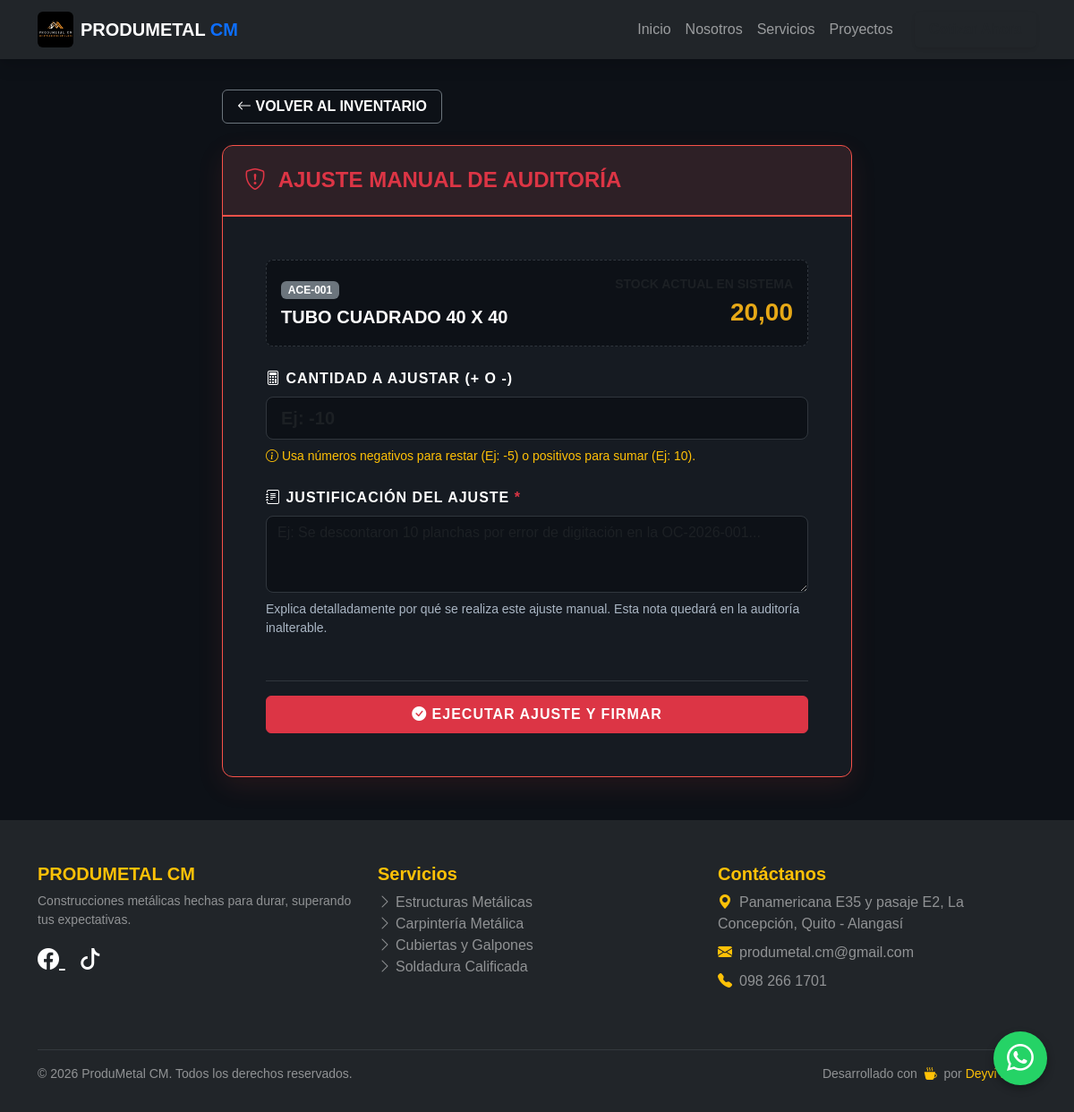
The page /erp/inventario/ajustar/1/ (signed in) on the database as committed earlier.
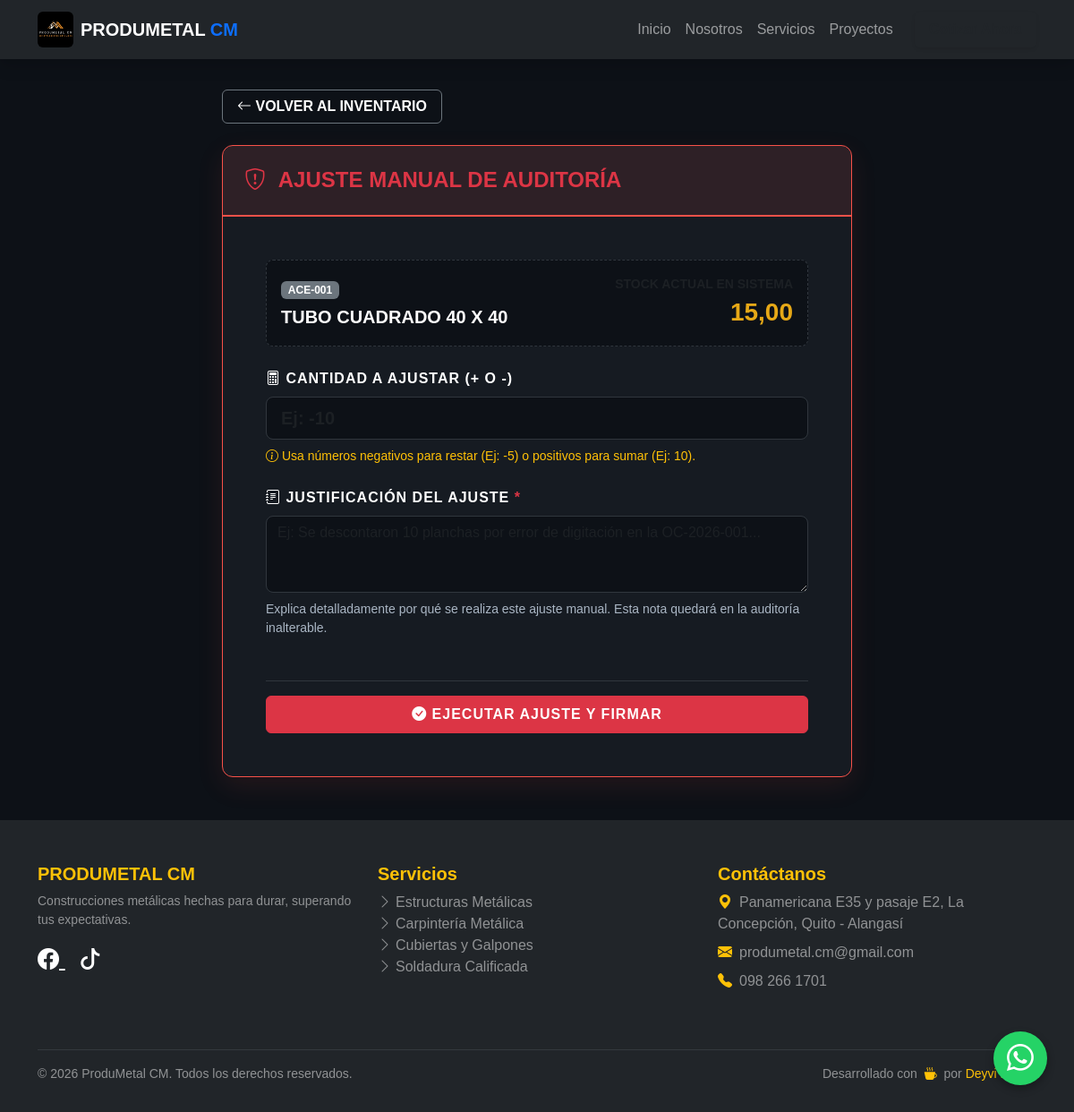
The same page on the database as committed later.
### web/models.py (models this page shows, shortened)
class Material(models.Model):
    TIPO_CATEGORIA = [
        ('MATERIAL', 'Material Estructural / Acero'),
        ('CONSUMIBLE', 'Consumible / Herramienta Menor'),
    ]
    sku = models.CharField(max_length=50, unique=True, verbose_name="Código/SKU")
    nombre = models.CharField(max_length=200)
    tipo = models.CharField(max_length=20, choices=TIPO_CATEGORIA, default='MATERIAL') # <-- NUEVO FILTRO
    descripcion = models.TextField(blank=True, null=True)
    stock_actual = models.DecimalField(max_digits=10, decimal_places=2, default=0.00)
    stock_minimo = models.DecimalField(max_digits=10, decimal_places=2, default=5.00, help_text="Umbral para alertas")
    ubicacion = models.CharField(max_length=100, help_text="Ej. Pasillo A, Estante 3")
    is_active = models.BooleanField(default=True)
    class Meta:
        verbose_name_plural = "Inventario (Materiales y Consumibles)"

### web/views.py (the view)
# urls.py: path('erp/inventario/ajustar/<int:material_id>/', views.realizar_ajuste, name='realizar_ajuste'),
@login_required(login_url='login')
@user_passes_test(es_admin, login_url='dashboard_erp')
def realizar_ajuste(request, material_id):
    material = get_object_or_404(Material, id=material_id)
    if request.method == 'POST':
        form = AjusteInventarioForm(request.POST)
        if form.is_valid():
            cantidad_ajuste = form.cleaned_data['cantidad_ajuste']
            observaciones = form.cleaned_data['observaciones']
            with transaction.atomic():
                material.stock_actual += cantidad_ajuste
                material.save()
                MovimientoInventario.objects.create(
                    material=material, tipo='AJUSTE', cantidad=cantidad_ajuste,
                    responsable=request.user, observaciones=observaciones
                )
            messages.success(request, f'¡Ajuste de {cantidad_ajuste} aplicado a {material.sku}!')
            return redirect('inventario_actual')
    else:
        form = AjusteInventarioForm()
    return render(request, 'web/erp/ajustar_inventario.html', {
        'form': form, 'material': material, 'rol': 'Administrador'
    })

### web/forms.py
class AjusteInventarioForm(forms.Form):
    cantidad_ajuste = forms.DecimalField(
        max_digits=10, decimal_places=2,
        label="Cantidad a Ajustar (+ o -)",
        help_text="Usa números negativos para restar (Ej: -5) o positivos para sumar (Ej: 10).",
        widget=forms.NumberInput(attrs={'class': 'form-control form-control-lg fw-bold', 'placeholder': 'Ej: -10'})
    )
    observaciones = forms.CharField(
        widget=forms.Textarea(attrs={'class': 'form-control', 'rows': 3, 'placeholder': 'Ej: Se descontaron 10 planchas por error de digitación en la OC-2026-001...'}),
        label="Justificación del Ajuste",
        required=True, # ¡ESTO ES CLAVE! No pueden hacer un ajuste sin explicar por qué
        help_text="Explica detalladamente por qué se realiza este ajuste manual. Esta nota quedará en la auditoría inalterable."
    )

### web/views.py (called while the page is built)
def es_admin(user):
    return user.is_superuser

### web/templates/web/erp/ajustar_inventario.html (shortened to what this page needs)
{% extends 'web/base.html' %}
{% load static %}
{% block content %}
<div class="container-fluid px-3 px-xl-5 erp-container mb-5">
    <div class="d-flex align-items-center gap-3 mb-4">
        <a href="{% url 'inventario_actual' %}" class="btn btn-outline-secondary btn-minimal text-white px-3" style="font-family: var(--font-display); font-weight: 700; text-transform: uppercase;">
            <i class="bi bi-arrow-left"></i> Volver al Inventario
        </a>
    </div>
    <div class="card card-ajuste">
        <div class="card-header-ajuste">
            <h4 class="mb-0 text-danger" style="font-family: var(--font-display); font-weight: 800; text-transform: uppercase;">
                <i class="bi bi-shield-exclamation me-2"></i> Ajuste Manual de Auditoría
            </h4>
        </div>
        <div class="card-body p-4 p-md-5">
            <div class="info-material">
                <div>
                    <span class="badge bg-secondary mb-2">{{ material.sku }}</span>
                    <h5 class="fw-bold mb-0 text-white">{{ material.nombre }}</h5>
                </div>
                <div class="text-end">
                    <div class="text-muted small text-uppercase fw-bold">Stock Actual en Sistema</div>
                    <div class="fs-3 fw-bold" style="font-family: var(--font-display); color: var(--pm-amber);">{{ material.stock_actual }}</div>
                </div>
            </div>
            <form method="POST">
                <div class="mb-4">
                    <label class="form-label text-white"><i class="bi bi-calculator"></i> {{ form.cantidad_ajuste.label }}</label>
                    {{ form.cantidad_ajuste }}
                    <div class="form-text mt-2 text-warning"><i class="bi bi-info-circle"></i> {{ form.cantidad_ajuste.help_text }}</div>
                </div>
                <div class="mb-5">
                    <label class="form-label text-white"><i class="bi bi-journal-text"></i> {{ form.observaciones.label }} <span class="text-danger">*</span></label>
                    {{ form.observaciones }}
                    <div class="form-text mt-2" style="color: var(--pm-text-muted);">{{ form.observaciones.help_text }}</div>
                </div>
                <div class="d-flex flex-column flex-md-row gap-3 pt-3 border-top" style="border-color: var(--pm-border) !important;">
                    <button type="submit" class="btn btn-danger w-100 w-md-auto py-2 px-4" style="font-family: var(--font-display); font-weight: 700; text-transform: uppercase; letter-spacing: 1px;">
                        <i class="bi bi-check-circle-fill"></i> Ejecutar Ajuste y Firmar
                    </button>
                </div>
            </form>
        </div>
    </div>
</div>
{% endblock %}

Rows that differ between the two databases and show on the page:
changed Material "TUBO CUADRADO 40 X 40": stock_actual "20,00" → "15,00"
